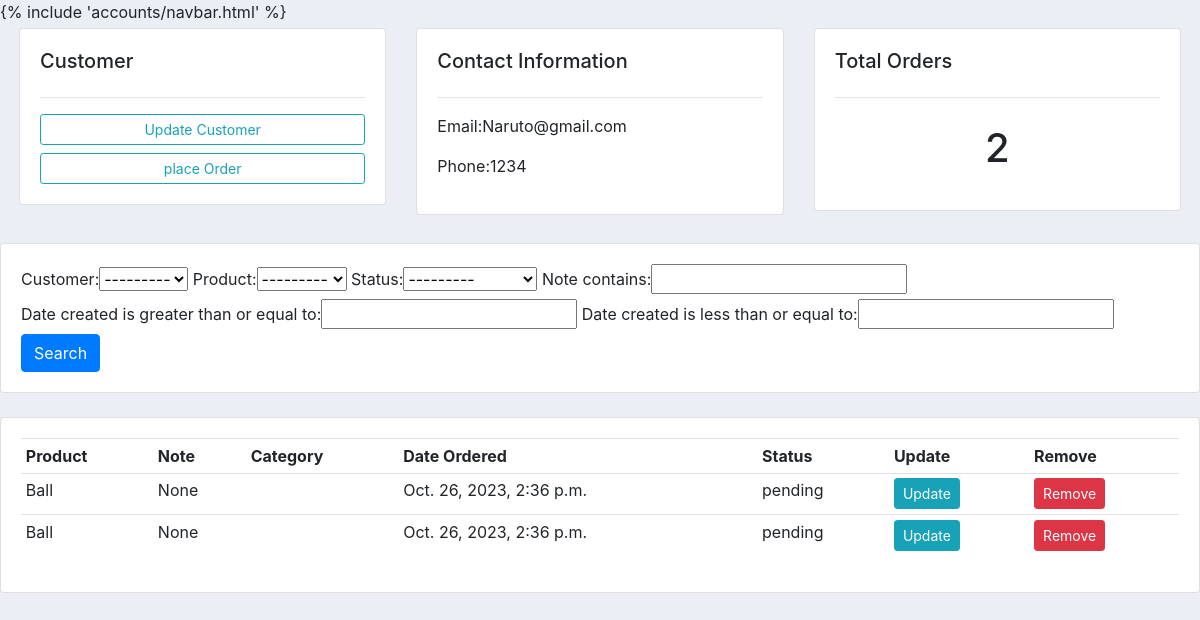
The app's page /customer/1/ with its own data.
### accounts/models.py (models this page shows, shortened)
class Customer(models.Model):
    name = models.CharField(max_length=10,null=True)
    phone = models.IntegerField(null=True)
    email = models.EmailField(null=True)
    date_created = models.DateTimeField(auto_now_add=True, null=True)
    def __str__(self):
        return self.name

class Order(models.Model):
    STATUS = (('pending', 'pending'),
              ('Out of delivery','Out of delivery'),
              ('Deliverd','Deliverd'))
    Customer = models.ForeignKey(Customer,null=True,on_delete=models.SET_NULL)
    product = models.ForeignKey(Product,null=True,on_delete=models.SET_NULL)
    date_created = models.DateTimeField(auto_now_add=True, null=True)
    status = models.CharField(max_length=200,null=True,choices=STATUS)
    note = models.CharField(max_length=100,null=True)

class Product(models.Model):
    CATEGORY = (('Indoor', 'Indoor'),
    ('Out Door', 'Out Door'))
    name = models.CharField(max_length=100)
    price = models.FloatField(null=True)
    category = models.CharField(max_length=100,null=True,choices=CATEGORY)
    description = models.CharField(max_length=100)
    date_created = models.DateTimeField(auto_now_add=True, null=True)
    tags = models.ManyToManyField(Tag)
    def __str__(self):
        return self.name

### accounts/views.py (the view)
# urls.py: path('customer/<str:pk>/',views.customer,name="customer"),
def customer(request,pk):
    customer = Customer.objects.get(id=pk)
    orders = customer.order_set.all()
    order_count = orders.count()
    myFilter = OrderFilter(request.GET, queryset=orders)
    orders= myFilter.qs
    context = {'customer':customer, 'orders':orders,'order_count':order_count,'myFilter':myFilter }
    return render(request, 'accounts/customer.html',context)

### accounts/templates/accounts/customer.html
{% extends 'accounts/main.html' %} {% block content %} {% include
'accounts/navbar.html' %}
<br />
<div class="row m-1">
  <div class="col-md">
    <div class="card card-body">
      <h5>Customer</h5>
      <hr />
      <a href="" class="btn btn-outline-info btn-sm btn-block"
        >Update Customer</a
      >
      <a href="{% url 'create_order' customer.id %}" class="btn btn-outline-info btn-sm btn-block"
        > place Order</a
      >
    </div>
  </div>
  <div class="col-md">
    <div class="card card-body">
      <h5>Contact Information</h5>
      <hr />
      <p>Email:{{customer.email}}</p>
      <p>Phone:{{customer.phone}}</p>
    </div>
  </div>
  <div class="col-md">
    <div class="card card-body">
      <h5>Total Orders</h5>
      <hr />
      <h1 style="text-align: center; padding: 10px">{{order_count}}</h1>
    </div>
  </div>
</div>
<br />
<div class="row">
  <div class="col">
    <div class="card card-body">
      <form action="" method="get">
        {{myFilter.form}}
        <button class="btn btn-primary" type="submit">Search</button>
      </form>
    </div>
  </div>
</div>
<br />
<div class="row">
  <div class="col-md">
    <div class="card card-body">
      <table class="table table-sm">
        <tr>
          <th>Product</th>
          <th>Note</th>
          <th>Category</th>
          <th>Date Ordered</th>
          <th>Status</th>
          <th>Update</th>
          <th>Remove</th>
        </tr>
        {% for order in orders %}
        <tr>
          <td>{{order.product}}</td>
          <td>{{order.note}}</td>
          <td>{{order.category}}</td>
          <td>{{order.date_created}}</td>
          <td>{{order.status}}</td>
          <td><a href="" class="btn btn-sm btn-info">Update</a></td>
          <td><a href="" class="btn btn-sm btn-danger">Remove</a></td>
        </tr>
        {% endfor %}
      </table>
    </div>
  </div>
</div>
{% endblock content %}

### static/css/style.css (style rules this page uses)
body { background-color: #ebeff5; }

### records on screen
Customer: email "Naruto@gmail.com", phone "1234"
Order: product "Ball", note "None", date_created "Oct. 26, 2023, 2:36 p.m.", status "pending"
Order: product "Ball", note "None", date_created "Oct. 26, 2023, 2:36 p.m.", status "pending"

### other values on screen
{{ order_count }} "2"
